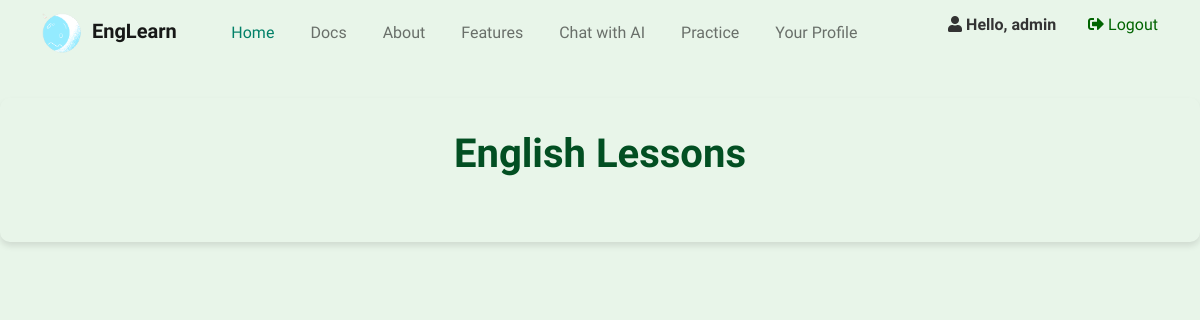
The page /lesson/ (signed in) on the database as committed earlier.
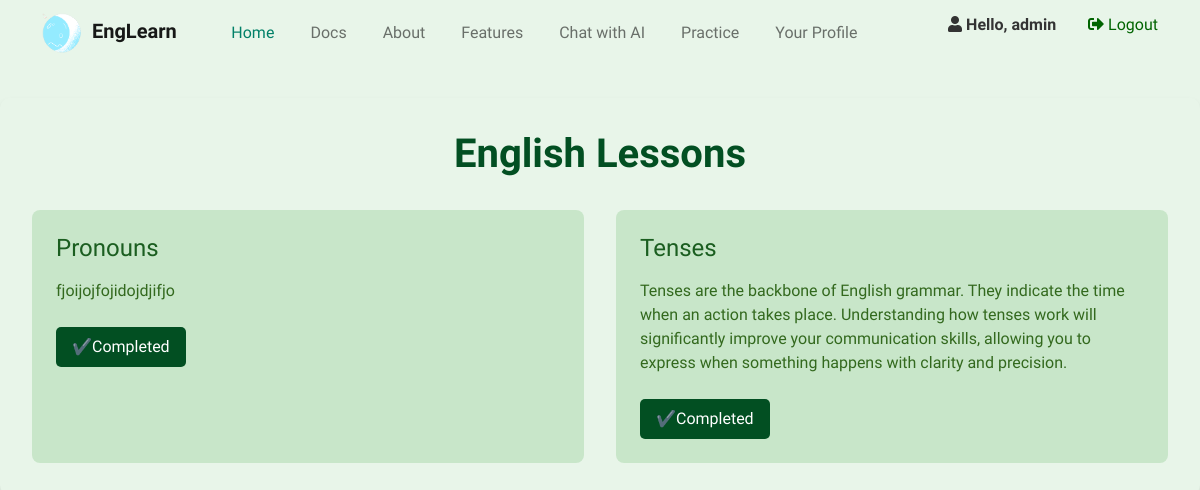
The same page on the database as committed later.
### Home/models.py (models this page shows, shortened)
class Lesson(models.Model):
    name = models.CharField(max_length=255)
    description = models.TextField()
    tip = models.TextField(blank=True, null=True)

### Home/views.py (the view)
# urls.py: path('lesson/',lessons,name="lessons"),
def lessons(request):
    lessons = Lesson.objects.all()
    completed_lessons = LessonCompletion.objects.filter(user=request.user).values_list('lesson_id', flat=True)
    return render(request,'lesson.html',{"lessons":lessons,"completed_lessons":completed_lessons})

### templates/lesson.html (shortened to what this page needs)
{% extends "base.html" %}
{% load static %}
{% block content %}
<!DOCTYPE html>
<html lang="en">
<head>
    <link rel="stylesheet" href="https://stackpath.bootstrapcdn.com/bootstrap/5.0.0-alpha2/css/bootstrap.min.css">
    <link rel="stylesheet" type="text/css" href="https://cdnjs.cloudflare.com/ajax/libs/font-awesome/5.15.3/css/all.min.css">
    <link rel="stylesheet" href="https://cdn.jsdelivr.net/npm/bootstrap-icons@1.7.2/font/bootstrap-icons.css">
    <link rel="stylesheet" href="{% static 'assets/css/index.css' %}">
    <link rel="stylesheet" href="{% static 'assets/css/login.css' %}">
    <link href="https://unpkg.com/aos@2.3.1/dist/aos.css" rel="stylesheet">
</head>
<body>
    {% include "nav.html" %}
    <div class="main-content container">
        <h1 data-aos="fade-down">English Lessons</h1>
        <div class="lessons-grid">
            {% for lesson in lessons %}
            <div class="lesson-card" data-aos="fade-up" data-aos-delay="300">
                <h2 class="lesson-title">{{ lesson.name }}</h2>
                <p class="lesson-description">{{ lesson.description }}</p>
                {% if lesson.id in completed_lessons %}
                <a href="{% url 'lesson_detail' lesson.id %}">
                    <button class="start-button">✔️Completed</button>
                </a>
                {% else %}
                <a href="{% url 'lesson_detail' lesson.id %}">
                    <button class="start-button">Start Learning</button>
                </a>
                {% endif %}
            </div>
            {% endfor %}
        </div>
    </div>
</body>
</html>
{% endblock content %}

### templates/base.html (shortened to what this page needs)
{% load static %}
<head>
  <link rel="stylesheet" href="https://stackpath.bootstrapcdn.com/bootstrap/5.0.0-alpha2/css/bootstrap.min.css">
  <link rel="stylesheet" type="text/css" href="https://cdnjs.cloudflare.com/ajax/libs/font-awesome/5.15.3/css/all.min.css">
  <link rel="stylesheet" href="https://cdn.jsdelivr.net/npm/bootstrap-icons@1.7.2/font/bootstrap-icons.css">
  <link rel="stylesheet" href="{% static 'assets/css/index.css' %}">
  <link rel="stylesheet" href="{% static 'assets/css/login.css' %}">
  <link href="https://unpkg.com/aos@2.3.1/dist/aos.css" rel="stylesheet">
</head>
{% block content %}{% endblock content %}

### templates/nav.html (shortened to what this page needs)
{% load static %}
<nav class="navbar navbar-expand-lg navbar-light bg-transparent">
    <div class="container">
      <a class="navbar-brand" href="index.html"><img src="{% static 'assets/img/brand.png' %}" width="40" alt="brand-logo">&nbsp; EngLearn</a>
      <div class="collapse navbar-collapse" id="navbarNavDropdown">
        <ul class="navbar-nav mx-auto">
          <li class="nav-item">
            <a class="nav-link active" aria-current="page" href="{% url "index" %}">Home</a>
          </li>
          <li class="nav-item">
            <a class="nav-link" href="{% url "lessons" %}">Docs</a>
          </li>
          <li class="nav-item">
            <a class="nav-link" href="{% url "index" %}">About</a>
          </li>
          <li class="nav-item">
            <a class="nav-link" href="{% url "features" %}">Features</a>
          </li>
          <li class="nav-item">
            <a class="nav-link" href="{% url "chat" %}">Chat with AI</a>
          </li>
          <li class="nav-item">
            <a class="nav-link" href="{% url "topic_list" %}">Practice</a>
          </li>
          <li class="nav-item">
            <a class="nav-link" href="{% url "profile" %}">Your Profile</a>
          </li>
        </ul>
        {% if request.user.is_authenticated %}
        <ul>
          <strong><i class="fas fa-user"></i> Hello, {{ request.user.username }}</strong>
      </ul>
        <ul>
          <a href="{% url 'logout' %}" style="text-decoration: none; color: darkgreen;">
            <i class="fas fa-sign-out-alt"></i> Logout
        </a>
        </ul>
        {% else %}
        <ul>
          <a href="{% url "login" %}" style="text-decoration: none; color: darkgreen;">>Login/Register</a>
        </ul>
        {% endif %}
      </div>
    </div>
  </nav>

### static/assets/css/index.css (style rules this page uses)
* { margin: 0; padding: 0; box-sizing: border-box; font-family: 'Fira Sans', sans-serif; }
:root { --darkblue: #820def; --pastelblue: #F2F7FF; --hovernav: #00b594; --lightcolor: #EBF5F3; --lightteal: #87E8D6; --gray: #6C6C6C; }
body { min-height: 100vh; overflow: overlay; }
.navbar-brand { font-family: 'Josefin Sans', sans-serif; font-weight: 600; }
.nav-item { padding-right: 20px; }
.active { color: var(--darkblue) !important; }

### static/assets/css/login.css (style rules this page uses)
*, *::before, *::after { margin: 0; padding: 0; box-sizing: border-box; }
:root { --darkblue: #018068; --main-color: #018068; --pastelblue: #F2F7FF; --lilac: #f3f0ff; --hovernav: #00b594; --aqua: #3debb7; --white: #4f6964; --rumus: #ffffff; }

Rows that differ between the two databases and show on the page:
added Lesson: name "Pronouns", description "fjoijojfojidojdjifjo", shows "✔️Completed"
added Lesson: name "Tenses", description "Tenses are the backbone of English grammar. They indicate the time when an action takes place. Understanding how tenses work will significantly improve your communication skills, allowing you to express when something happens with clarity and precision.", shows "✔️Completed"
